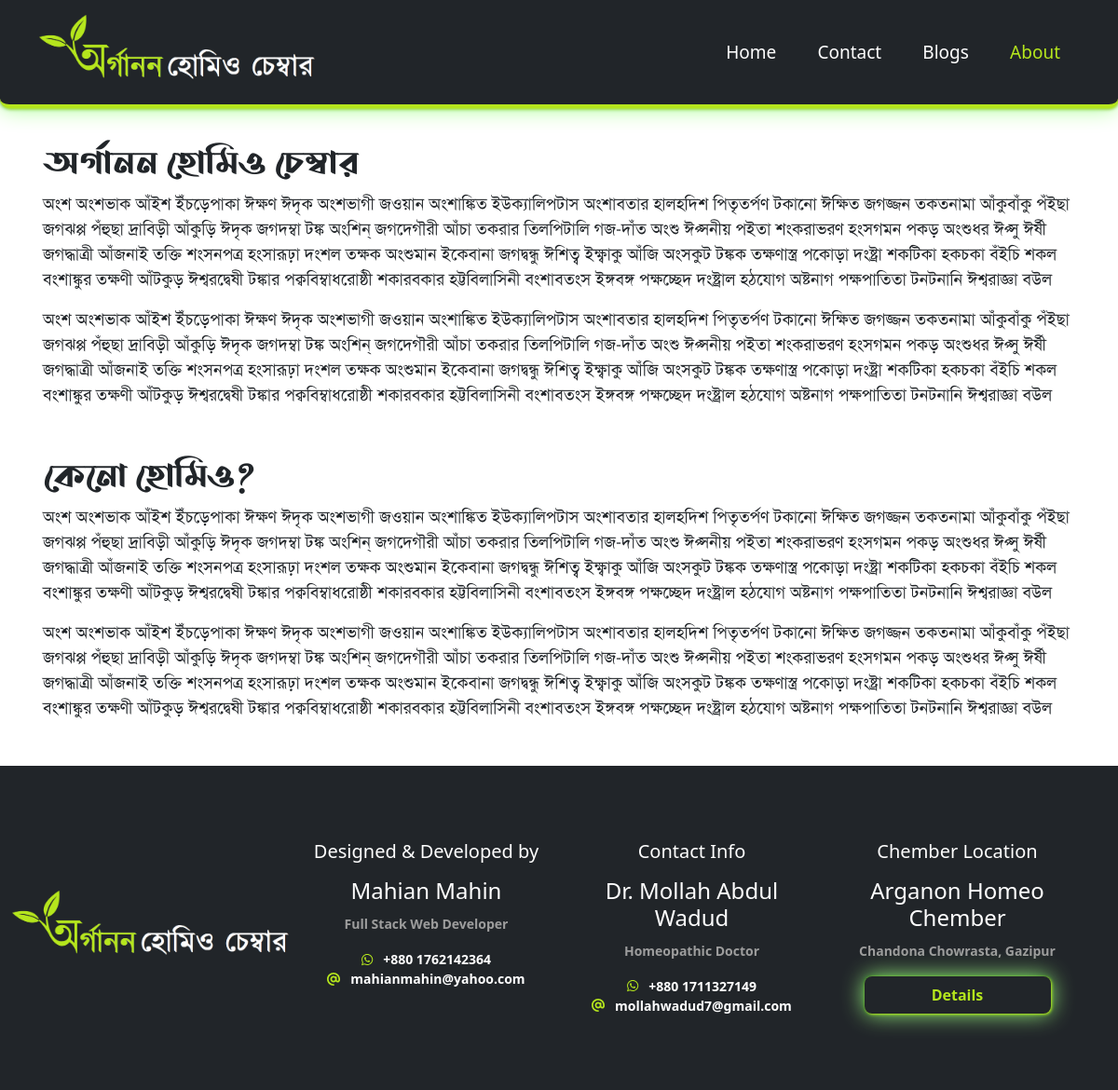
Page /about/ on the earlier database version.
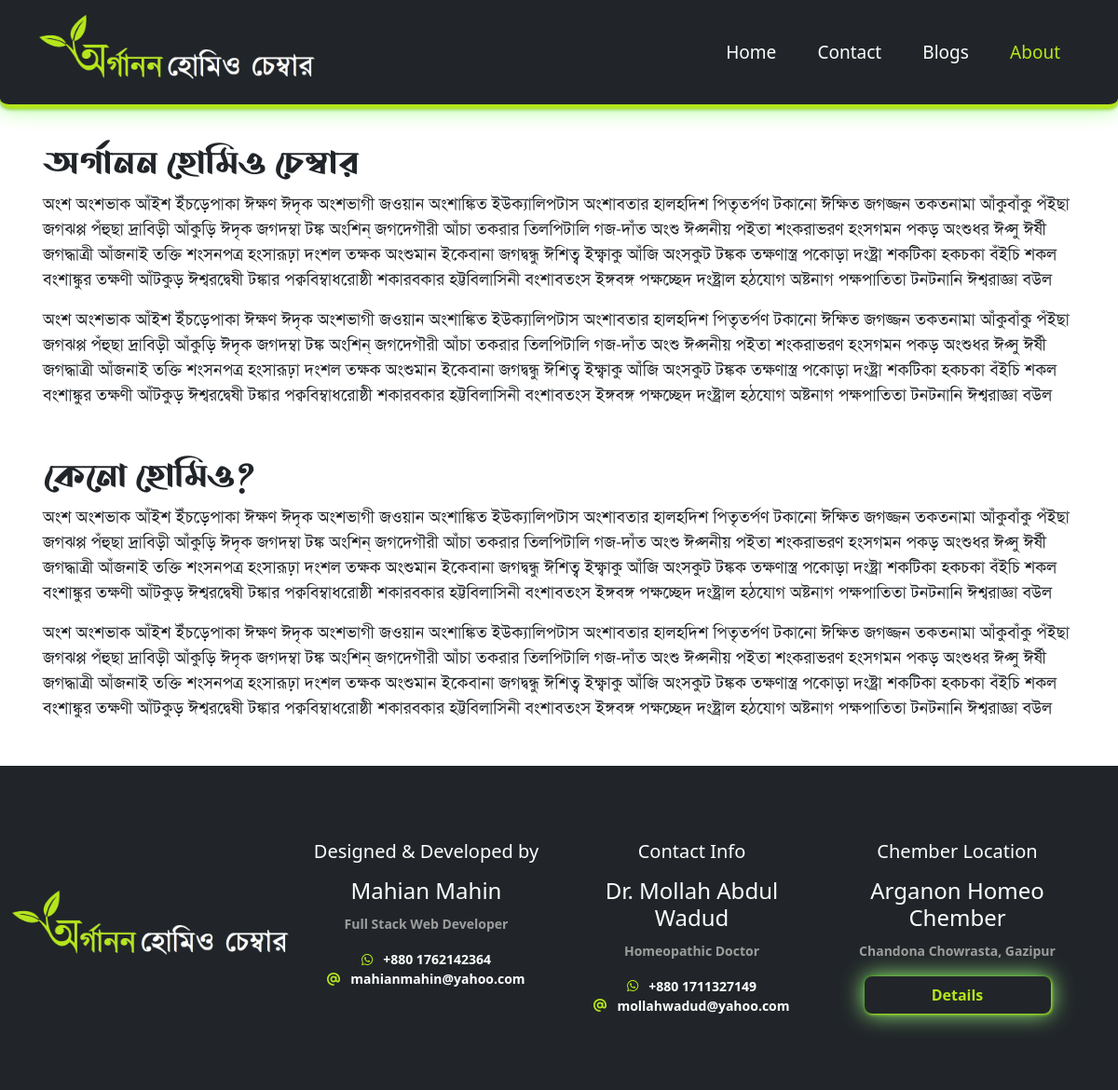
Same page on the later database version.
### chember_app/models.py (models this page shows)
class AboutText(models.Model):
    heading = models.CharField(max_length=1500)
    description = RichTextField(verbose_name="Enter Description")

class DoctorInfo(models.Model):
    name = models.CharField(max_length=300, verbose_name="Enter name in BANGLA")
    certification = models.CharField(max_length=300, verbose_name="Enter certification in BANGLA")
    profile_picture = models.ImageField(null=True, blank=True, upload_to="DoctorInfo")
    phone_number = models.IntegerField()
    mail_address = models.EmailField(max_length=200)
    chember_location = models.CharField(max_length=500)

### chember_app/views.py (the view)
# urls.py: path('about/', views.about, name="about"),
def about(request):
    about_db = AboutText.objects.all()
    dict = {'about' : 'active', 'about_db' : about_db}
    return render(request, 'about.html', dict)

### chember_app/context_processors.py (called while the page is built)
def doctor_info(request):
    doctor_info = DoctorInfo.objects.all()
    return {'doctor_info' : doctor_info}

### chember_app/templates/about.html (shortened to what this page needs)
{% extends 'base.html' %}
{% load static %}
{% block content %}
    <section class="first_section_about">
        <div class="container my-5 px-3">
        {% for item in about_db %}
            <div class="my-5">
            <h1 class="style_bangla">{{ item.heading }}</h1>
            <div class="bangla-font about-text">
                {{ item.description | safe }}
            </div>
            </div>
        {% endfor %}
        </div>
    </section>
   {% endblock %}

### chember_app/templates/base.html (shortened to what this page needs)
{% load static %}
<!DOCTYPE html>
<html lang="en">
<head>
    <link href="https://cdn.jsdelivr.net/npm/bootstrap@5.1.0/dist/css/bootstrap.min.css" rel="stylesheet">
    <link rel="stylesheet" href="{% static 'css/style.css' %}">
    <link rel="stylesheet" href="{% static 'css/media.css' %}">
</head>
<body>
    <div class="container-fluid bg-dark py-3 desktop_nav">
        <nav class="d-flex flex-row justify-content-between align-items-center">
            <div class="logo"><img id="logo_img" src="{% static 'img/logo/logo_full_dark_mode.png' %}"></div>
            <div class="nav_links">
                <a href="{% url 'home' %}" class="{{ home }}">Home</a>
                <a href="{% url 'contact' %}" class="{{ contact }}">Contact</a>
                <a href="{% url 'blogs' %}" class="{{ blogs }}">Blogs</a>
                <a href="{% url 'about' %}" class="{{ about }}">About</a>
            </div>
        </nav>
    </div>
    {% block content %} {% endblock %}
    <section class="py-5 px-3 bg-dark text-white footer">
        <div class="container">
            <div class="row">
                <div class="col-sm-3 my-3 d-flex justify-content-center align-items-center">
                    <img src="{% static 'img/logo/logo_full_dark_mode.png' %}">
                </div>
                <div class="col-sm-3 developer text-center my-3">
                    <h5 class="my-3">Designed & Developed by</h5>
                    <h4>Mahian Mahin</h4>
                    <span>Full Stack Web Developer</span>
                    <div class="dev-contact-info my-3 d-flex flex-column">
                        <span><i class="fab fa-whatsapp" id="whatsapp"></i> &nbsp; +880 1762142364</span>
                        <span><i class="fas fa-at" id="mail"></i> &nbsp; mahianmahin@yahoo.com</span>
                    </div>
                </div>
                <div class="col-sm-3 contact-info text-center my-3">
                    <h5 class="my-3">Contact Info</h5>
                    <h4>Dr. Mollah Abdul Wadud</h4>
                    <span>Homeopathic Doctor</span>
                    <div class="dev-contact-info my-3 d-flex flex-column">
                        {% for doctor in doctor_info %}
                            <span><i class="fab fa-whatsapp" id="whatsapp"></i> &nbsp; +880 {{ doctor.phone_number }}</span>
                            <span><i class="fas fa-at" id="mail"></i> &nbsp; {{ doctor.mail_address }}</span>
                        {% endfor %}
                    </div>
                </div>
                <div class="col-sm-3 contact-info text-center my-3">
                    <h5 class="my-3">Chember Location</h5>
                    <h4>Arganon Homeo Chember</h4>
                    <span>Chandona Chowrasta, Gazipur</span>
                    <div class="dev-contact-info my-3 d-flex flex-column chember-location">
                        <a href="{% url 'contact' %}"><button class="details_btn">Details</button></a>
                    </div>
                </div>
            </div>
        </div>
    </section>
</body>
</html>

### chember_app/templates/base.html (style rules this page uses)
:root { --base_green: #B5E61D; --base_black: #212529; }

Differences in the rows shown:
changed DoctorInfo: mail_address "mollahwadud7@gmail.com" → "mollahwadud@yahoo.com"
